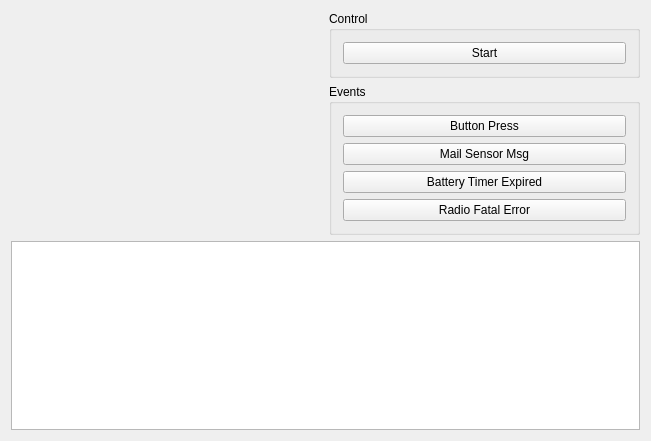
<?xml version="1.0" encoding="UTF-8"?>
<ui version="4.0">
 <class>MainWindow</class>
 <widget class="QMainWindow" name="MainWindow">
  <property name="geometry">
   <rect>
    <x>0</x>
    <y>0</y>
    <width>651</width>
    <height>441</height>
   </rect>
  </property>
  <property name="windowTitle">
   <string>Demo State Machine</string>
  </property>
  <widget class="QWidget" name="centralWidget">
   <layout class="QGridLayout" name="gridLayout">
    <item row="0" column="0" rowspan="2">
     <widget class="DisplayDemoStateMachineImageWidget" name="visualStateMachineWidget" native="true"/>
    </item>
    <item row="0" column="1">
     <widget class="QGroupBox" name="groupBox_2">
      <property name="title">
       <string>Control</string>
      </property>
      <layout class="QVBoxLayout" name="verticalLayout_2">
       <item>
        <widget class="QPushButton" name="startStatemachineButton">
         <property name="text">
          <string>Start</string>
         </property>
        </widget>
       </item>
      </layout>
     </widget>
    </item>
    <item row="1" column="1">
     <widget class="QGroupBox" name="groupBox">
      <property name="title">
       <string>Events</string>
      </property>
      <layout class="QVBoxLayout" name="verticalLayout">
       <item>
        <widget class="QPushButton" name="buttonPressButton">
         <property name="text">
          <string>Button Press</string>
         </property>
        </widget>
       </item>
       <item>
        <widget class="QPushButton" name="mailSensorMsg">
         <property name="text">
          <string>Mail Sensor Msg</string>
         </property>
        </widget>
       </item>
       <item>
        <widget class="QPushButton" name="batteryTimerExpiredButton">
         <property name="text">
          <string>Battery Timer Expired</string>
         </property>
        </widget>
       </item>
       <item>
        <widget class="QPushButton" name="radioFatalErrorButton">
         <property name="text">
          <string>Radio Fatal Error</string>
         </property>
        </widget>
       </item>
      </layout>
     </widget>
    </item>
    <item row="2" column="0" colspan="2">
     <widget class="QPlainTextEdit" name="plainTextEdit"/>
    </item>
   </layout>
  </widget>
 </widget>
 <layoutdefault spacing="6" margin="11"/>
 <customwidgets>
  <customwidget>
   <class>DisplayDemoStateMachineImageWidget</class>
   <extends>QWidget</extends>
   <header>displaydemostatemachineimagewidget.h</header>
   <container>1</container>
  </customwidget>
 </customwidgets>
 <resources/>
 <connections/>
</ui>
